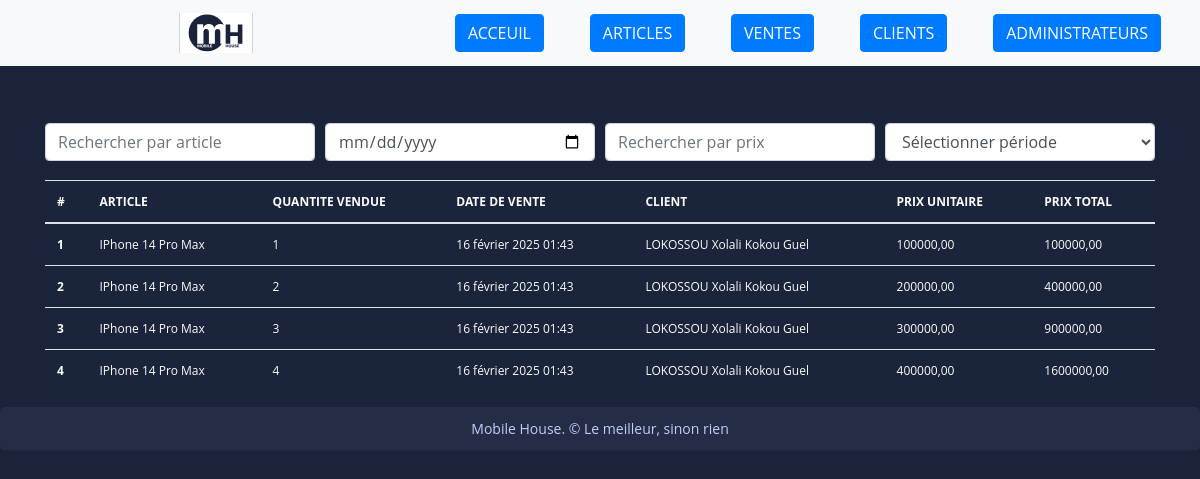
Page /sales_summary_list on the committed database.
### fact_app/models.py (models this page shows, shortened)
class Article(models.Model):
    name = models.CharField(max_length=132)
    stock = models.PositiveIntegerField()
    created_at = models.DateTimeField(auto_now_add=True)
    is_active = models.BooleanField(default=True)
    class Meta:
        verbose_name = "Article"
        verbose_name_plural = "Articles"

class Invoice(models.Model):
    INVOICE_TYPE = (
        ('R', 'RECU'),
        ('F', 'FACTURE')
    )
    customer = models.ForeignKey(Customer, null=True, blank=True, on_delete=models.PROTECT)
    save_by = models.ForeignKey(User, on_delete=models.PROTECT)
    invoice_date_time = models.DateTimeField(auto_now_add=True)
    last_updated_date = models.DateTimeField(null=True)
    paid = models.BooleanField(default=True)
    invoice_type = models.CharField(max_length=1, choices=INVOICE_TYPE)
    comments = models.TextField(null=True, max_length=1000, blank=True)
    class Meta:
        verbose_name = "Invoice"
        verbose_name_plural = "Invoices"

class Customer(models.Model):
    SEX_TYPES = (
        ('M', 'Male'),
        ('F', 'Female'),
    )
    name = models.CharField(max_length=132)
    email = models.EmailField()
    phone = models.CharField(max_length=132)
    address = models.CharField(max_length=132)
    sex = models.CharField(max_length=1, choices=SEX_TYPES)
    age = models.CharField(max_length=12)
    city = models.CharField(max_length=32)
    zip_code = models.CharField(max_length=32)
    created_date = models.DateTimeField(auto_now_add=True)
    save_by = models.ForeignKey(User, on_delete=models.PROTECT)
    class Meta:
        verbose_name = "Customer"
        verbose_name_plural = "Customers"

class InvoiceItem(models.Model):
    invoice = models.ForeignKey(Invoice, null=True, blank=True, on_delete=models.SET_NULL, related_name="invoice_items")
    article = models.ForeignKey(Article, null=True, blank=True, on_delete=models.SET_NULL)
    unit_price = models.DecimalField(max_digits=10, decimal_places=2)
    quantity = models.PositiveIntegerField()
    @property
    def total_price(self):
        return self.quantity * self.unit_price

### fact_app/views.py (the view)
# urls.py: path('sales_summary_list', views.sales_summary, name='sales-summary-list'),
def sales_summary(request):
    sales_data = []
    invoice_items = InvoiceItem.objects.all().order_by('-invoice__invoice_date_time')
    for item in invoice_items:
        sales_data.append({
            'article_name': item.article.name,
            'quantity_sold': item.quantity,
            'sale_date': item.invoice.invoice_date_time,
            'customer_name': item.invoice.customer.name,
            'unit_price': item.unit_price,
            'total_price': item.total_price,
        })
    context = {
        'sales_data': sales_data
    }
    return render(request, 'sales_summary_list.html', context)

### templates/sales_summary_list.html (shortened to what this page needs)
{% extends "base.html" %}
{% load static %}
{% block content %}
<br><br>
<div class="form-row">
    <div class="col-md-3">
        <input id="search_article" class="form-control" type="text" placeholder="Rechercher par article">
    </div>
    <div class="col-md-3">
        <input id="search_date" class="form-control" type="date">
    </div>
    <div class="col-md-3">
        <input id="search_price" class="form-control" type="number" step="0.01" placeholder="Rechercher par prix">
    </div>
    <div class="col-md-3">
        <select id="search_period" class="form-control">
            <option value="">Sélectionner période</option>
        </select>
    </div>
</div>
<br>
<div>
    <table class="table table-striped-columns">
        <thead>
            <tr>
                <th scope="col">#</th>
                <th scope="col">ARTICLE</th>
                <th scope="col">QUANTITE VENDUE</th>
                <th scope="col">DATE DE VENTE</th>
                <th scope="col">CLIENT</th>
                <th scope="col">PRIX UNITAIRE</th>
                <th scope="col">PRIX TOTAL</th>
            </tr>
        </thead>
        <tbody id="myTable">
            {% if sales_data %}
            {% for sale in sales_data %}
            <tr>
                <th scope="row">{{ forloop.counter }}</th>
                <td class="article">{{ sale.article_name }}</td>
                <td class="quantity">{{ sale.quantity_sold }}</td>
                <td class="date" data-date="{{ sale.sale_date }}">{{ sale.sale_date }}</td>
                <td class="customer">{{ sale.customer_name }}</td>
                <td class="unit_price">{{ sale.unit_price }}</td>
                <td class="total_price">{{ sale.total_price }}</td>
            </tr>
            {% endfor %}
            {% else %}
            <tr>
                <td colspan="7" class="text-center">Aucune vente trouvée.</td>
            </tr>
            {% endif %}
        </tbody>
    </table>
</div>
{% endblock %}

### static/style.css (style rules this page uses)
body { margin: 0; padding: 0; font: 400 .875rem 'Open Sans', sans-serif; color: #bcd0f7; background: #1A233A; position: relative; height: 100%; }
.table { background: #1a243a; color: #fbfbfb; font-size: .75rem; }

### rows in the picture
Article: article_name "IPhone 14 Pro Max" "IPhone 14 Pro Max" "IPhone 14 Pro Max" "IPhone 14 Pro Max"
Invoice: sale_date "16 février 2025 01:43" "16 février 2025 01:43" "16 février 2025 01:43" "16 février 2025 01:43"
Customer: customer_name "LOKOSSOU Xolali Kokou Guel" "LOKOSSOU Xolali Kokou Guel" "LOKOSSOU Xolali Kokou Guel" "LOKOSSOU Xolali Kokou Guel"
InvoiceItem: unit_price "100000,00"
InvoiceItem: unit_price "200000,00"
InvoiceItem: unit_price "300000,00"
InvoiceItem: unit_price "400000,00"

### other values in the picture
{{ sale.quantity_sold }} "1" "2" "3" "4"
{{ sale.total_price }} "100000,00" "400000,00" "900000,00" "1600000,00"
